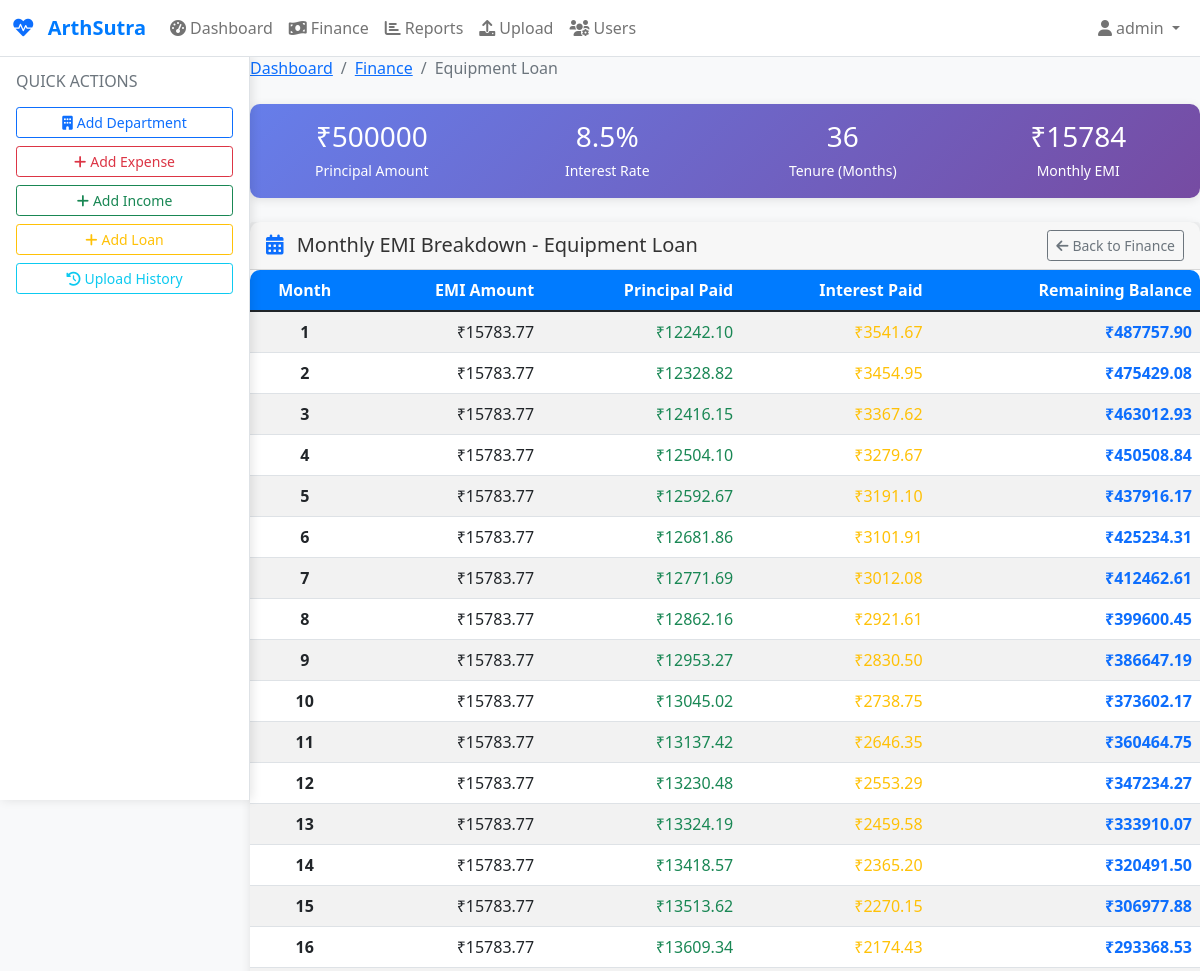
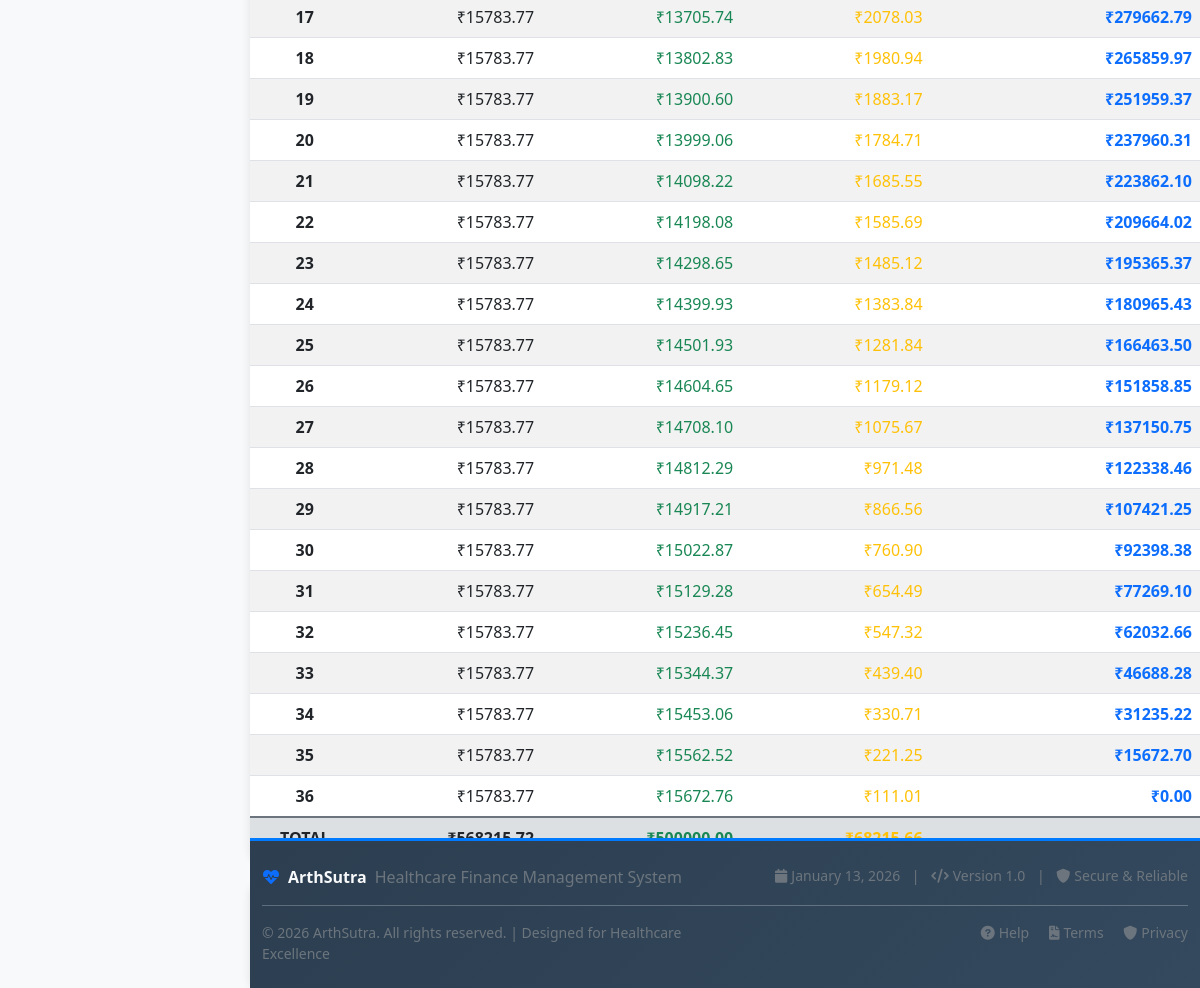
The app's page /finance/loan/1/breakdown/ (signed in) with its own data (2 pictures, top to bottom).
### accounts/models.py (models this page shows)
class User(AbstractUser):
    ROLE_CHOICES = (
        ('ADMIN', 'Admin'),
        ('EXPENSE_USER', 'Expense User'),
        ('INCOME_USER', 'Income User'),
    )
    role = models.CharField(max_length=20, choices=ROLE_CHOICES, default='EXPENSE_USER')

### finance/models.py (models this page shows)
class Loan(models.Model):
    loan_name = models.CharField(max_length=100)
    principal = models.DecimalField(max_digits=12, decimal_places=2)
    interest_rate = models.FloatField()
    tenure_months = models.IntegerField()
    emi = models.DecimalField(max_digits=10, decimal_places=2)

### finance/views.py (the view)
# urls.py: path('loan/<int:loan_id>/breakdown/', loan_emi_breakdown, name='loan_emi_breakdown'),
@login_required
def loan_emi_breakdown(request, loan_id):
    loan = get_object_or_404(Loan, id=loan_id)
    emi_breakdown = calculate_emi_breakdown(
        float(loan.principal),
        loan.interest_rate,
        loan.tenure_months
    )
    context = {
        'loan': loan,
        'emi_breakdown': emi_breakdown,
        'total_principal': loan.principal,
        'total_interest': sum(item['interest_payment'] for item in emi_breakdown),
        'total_amount': sum(item['emi'] for item in emi_breakdown),
    }
    return render(request, 'finance/loan_breakdown.html', context)

### templates/finance/loan_breakdown.html (shortened to what this page needs)
{% extends 'base.html' %}
{% load static %}
{% block content %}
                <nav aria-label="breadcrumb" class="mb-4">
                    <ol class="breadcrumb">
                        <li class="breadcrumb-item"><a href="{% url 'dashboard' %}">Dashboard</a></li>
                        <li class="breadcrumb-item"><a href="{% url 'finance_list' %}">Finance</a></li>
                        <li class="breadcrumb-item active">{{ loan.loan_name }}</li>
                    </ol>
                </nav>
                <div class="row mb-4">
                    <div class="col-md-12">
                        <div class="card loan-summary">
                            <div class="card-body">
                                <div class="row">
                                    <div class="col-md-3 text-center">
                                        <h3 class="mb-1">₹{{ loan.principal|floatformat:0 }}</h3>
                                        <small>Principal Amount</small>
                                    </div>
                                    <div class="col-md-3 text-center">
                                        <h3 class="mb-1">{{ loan.interest_rate }}%</h3>
                                        <small>Interest Rate</small>
                                    </div>
                                    <div class="col-md-3 text-center">
                                        <h3 class="mb-1">{{ loan.tenure_months }}</h3>
                                        <small>Tenure (Months)</small>
                                    </div>
                                    <div class="col-md-3 text-center">
                                        <h3 class="mb-1">₹{{ loan.emi|floatformat:0 }}</h3>
                                        <small>Monthly EMI</small>
                                    </div>
                                </div>
                            </div>
                        </div>
                    </div>
                </div>
                <div class="card">
                    <div class="card-header d-flex justify-content-between align-items-center">
                        <h5 class="mb-0">
                            <i class="fas fa-calendar-alt text-primary me-2"></i>
                            Monthly EMI Breakdown - {{ loan.loan_name }}
                        </h5>
                        <a href="{% url 'finance_list' %}" class="btn btn-outline-secondary btn-sm">
                            <i class="fas fa-arrow-left me-1"></i>Back to Finance
                        </a>
                    </div>
                    <div class="card-body p-0">
                        <div class="table-responsive">
                            <table class="table table-striped breakdown-table mb-0">
                                <thead>
                                    <tr>
                                        <th class="text-center">Month</th>
                                        <th class="text-end">EMI Amount</th>
                                        <th class="text-end">Principal Paid</th>
                                        <th class="text-end">Interest Paid</th>
                                        <th class="text-end">Remaining Balance</th>
                                    </tr>
                                </thead>
                                <tbody>
                                    {% for item in emi_breakdown %}
                                    <tr>
                                        <td class="text-center fw-bold">{{ item.month }}</td>
                                        <td class="text-end">₹{{ item.emi|floatformat:2 }}</td>
                                        <td class="text-end text-success">₹{{ item.principal_payment|floatformat:2 }}</td>
                                        <td class="text-end text-warning">₹{{ item.interest_payment|floatformat:2 }}</td>
                                        <td class="text-end text-primary fw-bold">₹{{ item.remaining_balance|floatformat:2 }}</td>
                                    </tr>
                                    {% endfor %}
                                    <tr class="total-row">
                                        <td class="text-center fw-bold">TOTAL</td>
                                        <td class="text-end fw-bold">₹{{ total_amount|floatformat:2 }}</td>
                                        <td class="text-end fw-bold text-success">₹{{ total_principal|floatformat:2 }}</td>
                                        <td class="text-end fw-bold text-warning">₹{{ total_interest|floatformat:2 }}</td>
                                        <td class="text-end fw-bold text-primary">-</td>
                                    </tr>
                                </tbody>
                            </table>
                        </div>
                    </div>
                </div>
                <div class="row mt-4">
                    <div class="col-md-4">
                        <div class="card text-center">
                            <div class="card-body">
                                <h5 class="card-title text-success">Total Principal</h5>
                                <h3 class="text-success">₹{{ total_principal|floatformat:0 }}</h3>
                            </div>
                        </div>
                    </div>
                    <div class="col-md-4">
                        <div class="card text-center">
                            <div class="card-body">
                                <h5 class="card-title text-warning">Total Interest</h5>
                                <h3 class="text-warning">₹{{ total_interest|floatformat:0 }}</h3>
                            </div>
                        </div>
                    </div>
                    <div class="col-md-4">
                        <div class="card text-center">
                            <div class="card-body">
                                <h5 class="card-title text-primary">Total Amount</h5>
                                <h3 class="text-primary">₹{{ total_amount|floatformat:0 }}</h3>
                            </div>
                        </div>
                    </div>
                </div>
            </div>
        </div>
{% endblock %}

### templates/base.html (shortened to what this page needs)
{% load static %}
<!DOCTYPE html>
<html lang="en">
<head>
    <link href="https://cdn.jsdelivr.net/npm/bootstrap@5.1.3/dist/css/bootstrap.min.css" rel="stylesheet">
    <link href="https://cdnjs.cloudflare.com/ajax/libs/font-awesome/6.0.0/css/all.min.css" rel="stylesheet">
    <link href="{% static 'css/style.css' %}" rel="stylesheet">
</head>
<body>
    <nav class="navbar navbar-expand-lg navbar-light bg-white border-bottom fixed-top" style="z-index: 1030;">
        <div class="container-fluid">
            <a class="navbar-brand" href="{% url 'dashboard' %}">
                <i class="fas fa-heartbeat text-primary me-2"></i>
                ArthSutra
            </a>
            <div class="collapse navbar-collapse" id="navbarNav">
                <ul class="navbar-nav me-auto">
                    <li class="nav-item">
                        <a class="nav-link {% if request.resolver_match.url_name == 'dashboard' %}active{% endif %}" href="{% url 'dashboard' %}">
                            <i class="fas fa-tachometer-alt me-1"></i>Dashboard
                        </a>
                    </li>
                    <li class="nav-item">
                        <a class="nav-link {% if 'finance' in request.resolver_match.url_name %}active{% endif %}" href="{% url 'finance_list' %}">
                            <i class="fas fa-money-bill-wave me-1"></i>Finance
                        </a>
                    </li>
                    <li class="nav-item">
                        <a class="nav-link {% if request.resolver_match.url_name == 'reports_view' %}active{% endif %}" href="{% url 'reports_view' %}">
                            <i class="fas fa-chart-bar me-1"></i>Reports
                        </a>
                    </li>
                    <li class="nav-item">
                        <a class="nav-link {% if 'upload' in request.resolver_match.url_name %}active{% endif %}" href="{% url 'upload' %}">
                            <i class="fas fa-upload me-1"></i>Upload
                        </a>
                    </li>
                    {% if user.role == 'ADMIN' %}
                    <li class="nav-item">
                        <a class="nav-link {% if 'user' in request.resolver_match.url_name %}active{% endif %}" href="{% url 'user_list' %}">
                            <i class="fas fa-users-cog me-1"></i>Users
                        </a>
                    </li>
                    {% endif %}
                </ul>
                <ul class="navbar-nav">
                    <li class="nav-item dropdown">
                        <a class="nav-link dropdown-toggle" href="#" id="userDropdown" role="button" data-bs-toggle="dropdown">
                            <i class="fas fa-user me-1"></i>{% if user.is_authenticated %}{{ user.username }}{% else %}Guest{% endif %}
                        </a>
                    </li>
                </ul>
            </div>
        </div>
    </nav>
    <div class="d-flex" style="min-height: 100vh;">
        <div class="sidebar bg-white border-end d-none d-md-block" style="width: 250px; position: fixed; top: 56px; left: 0; height: calc(100vh - 56px); overflow-y: auto; z-index: 1020;">
            <div class="p-3">
                <h6 class="text-muted mb-3">QUICK ACTIONS</h6>
                <div class="d-grid gap-2">
                    {% if user.role == 'ADMIN' %}
                    <a href="{% url 'department' %}" class="btn btn-outline-primary btn-sm">
                        <i class="fas fa-building me-1"></i>Add Department
                    </a>
                    {% endif %}
                    {% if user.role == 'ADMIN' or user.role == 'EXPENSE_USER' %}
                    <a href="{% url 'expense' %}" class="btn btn-outline-danger btn-sm">
                        <i class="fas fa-plus me-1"></i>Add Expense
                    </a>
                    {% endif %}
                    {% if user.role == 'ADMIN' or user.role == 'INCOME_USER' %}
                    <a href="{% url 'income' %}" class="btn btn-outline-success btn-sm">
                        <i class="fas fa-plus me-1"></i>Add Income
                    </a>
                    {% endif %}
                    {% if user.role == 'ADMIN' %}
                    <a href="{% url 'loan' %}" class="btn btn-outline-warning btn-sm">
                        <i class="fas fa-plus me-1"></i>Add Loan
                    </a>
                    {% endif %}
                    <a href="{% url 'upload_history' %}" class="btn btn-outline-info btn-sm">
                        <i class="fas fa-history me-1"></i>Upload History
                    </a>
                </div>
            </div>
        </div>
        <div class="flex-grow-1" style="margin-left: 250px; margin-top: 56px; min-height: calc(100vh - 56px - 60px);">
            {% block content %}{% endblock %}
    <footer class="bg-dark text-light py-4 mt-auto" style="position: fixed; bottom: 0; left: 250px; right: 0; z-index: 1010;">
        <div class="container-fluid">
            <div class="row">
                <div class="col-md-6">
                    <div class="d-flex align-items-center">
                        <i class="fas fa-heartbeat text-primary me-2"></i>
                        <span class="fw-bold">ArthSutra</span>
                        <span class="text-muted ms-2">Healthcare Finance Management System</span>
                    </div>
                </div>
                <div class="col-md-6 text-end">
                    <div class="text-muted small">
                        <i class="fas fa-calendar me-1"></i>January 13, 2026
                        <span class="mx-2">|</span>
                        <i class="fas fa-code me-1"></i>Version 1.0
                        <span class="mx-2">|</span>
                        <i class="fas fa-shield-alt me-1"></i>Secure & Reliable
                    </div>
                </div>
            </div>
            <hr class="my-3">
            <div class="row">
                <div class="col-md-6">
                    <p class="mb-0 small text-muted">
                        © 2026 ArthSutra. All rights reserved. | Designed for Healthcare Excellence
                    </p>
                </div>
                <div class="col-md-6 text-end">
                    <div class="small">
                        <a href="#" class="text-muted text-decoration-none me-3">
                            <i class="fas fa-question-circle me-1"></i>Help
                        </a>
                        <a href="#" class="text-muted text-decoration-none me-3">
                            <i class="fas fa-file-contract me-1"></i>Terms
                        </a>
                        <a href="#" class="text-muted text-decoration-none">
                            <i class="fas fa-shield-alt me-1"></i>Privacy
                        </a>
                    </div>
                </div>
            </div>
        </div>
    </footer>
</body>
</html>

### records on screen
User: username "admin"
Loan: loan_name "Equipment Loan", principal "500000", interest_rate "8.5", tenure_months "36", emi "15784"

### other values on screen
{{ item.month }} "1" "2" "3" "4" "5" "6" "7" "8" "9" "10" "11" "12" "13" "14" "15" "16" "17" "18" "19" "20" "21" "22" "23" "24" "25" "26" "27" "28" "29" "30" "31" "32" "33" "34" "35" "36"
{{ item.emi|floatformat:2 }} "15783.77" "15783.77" "15783.77" "15783.77" "15783.77" "15783.77" "15783.77" "15783.77" "15783.77" "15783.77" "15783.77" "15783.77" "15783.77" "15783.77" "15783.77" "15783.77" "15783.77" "15783.77" "15783.77" "15783.77" "15783.77" "15783.77" "15783.77" "15783.77" "15783.77" "15783.77" "15783.77" "15783.77" "15783.77" "15783.77" "15783.77" "15783.77" "15783.77" "15783.77" "15783.77" "15783.77"
{{ item.principal_payment|floatformat:2 }} "12242.10" "12328.82" "12416.15" "12504.10" "12592.67" "12681.86" "12771.69" "12862.16" "12953.27" "13045.02" "13137.42" "13230.48" "13324.19" "13418.57" "13513.62" "13609.34" "13705.74" "13802.83" "13900.60" "13999.06" "14098.22" "14198.08" "14298.65" "14399.93" "14501.93" "14604.65" "14708.10" "14812.29" "14917.21" "15022.87" "15129.28" "15236.45" "15344.37" "15453.06" "15562.52" "15672.76"
{{ item.interest_payment|floatformat:2 }} "3541.67" "3454.95" "3367.62" "3279.67" "3191.10" "3101.91" "3012.08" "2921.61" "2830.50" "2738.75" "2646.35" "2553.29" "2459.58" "2365.20" "2270.15" "2174.43" "2078.03" "1980.94" "1883.17" "1784.71" "1685.55" "1585.69" "1485.12" "1383.84" "1281.84" "1179.12" "1075.67" "971.48" "866.56" "760.90" "654.49" "547.32" "439.40" "330.71" "221.25" "111.01"
{{ item.remaining_balance|floatformat:2 }} "487757.90" "475429.08" "463012.93" "450508.84" "437916.17" "425234.31" "412462.61" "399600.45" "386647.19" "373602.17" "360464.75" "347234.27" "333910.07" "320491.50" "306977.88" "293368.53" "279662.79" "265859.97" "251959.37" "237960.31" "223862.10" "209664.02" "195365.37" "180965.43" "166463.50" "151858.85" "137150.75" "122338.46" "107421.25" "92398.38" "77269.10" "62032.66" "46688.28" "31235.22" "15672.70" "0.00"
